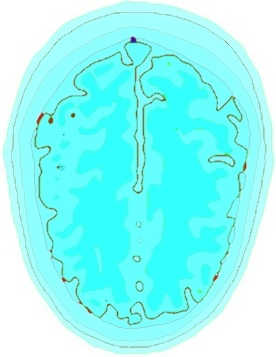
%> input picture MiscFunctions/headBlue.jpg, 276 x 357 px
$ octave FrameByFrameSAR.m   (GNU Octave 9; MATLAB toolbox functions it lacks are replaced by stand-ins)
%> lines starting %> are read from the running program, lines starting %| are printed output that depends on the picture
### MiscFunctions/simHead.m
function [ EPSrel, SIG ] = simHead( EPSrel, SIG, delta, xLoc, yLoc, conf )
%> called with delta = 0.00667, xLoc = 0.6, yLoc = 0.5
% Get relative permitivity of head
head = imread('headBlue.jpg');
%> head is the input picture: size 357x276x3 uint8; mean R, G, B 144.9, 250.6, 247.5
head = head(:,:,1);
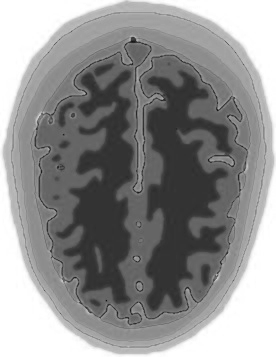
%> head: size 357x276 uint8; min 18, max 255, mean 144.9
% Relative permittivities and conductivities at 900 MHz
for i=1:length(head(:,1))
    for j=1:length(head(1,:))
        if (head(i,j) >= 200)
            eps(i,j) = 1; %Air
            sig(i,j) = 0;
        elseif (head(i,j) >= 170)
            eps(i,j) = 41; %Skin
            sig(i,j) = 0.9;
        elseif (head(i,j) >= 150)
            eps(i,j) = 5; %Fat
            sig(i,j) = 0.05;
        elseif (head(i,j) >= 130)
%             eps(i,j) = 21; %Skull: Cancellous bones
            eps(i,j) = 12; %Skull (bone cortical)
            sig(i,j) = 0.16;
        elseif (head(i,j) >= 110)
            eps(i,j) = 69; %Cerebrospinal fluid
            sig(i,j) = 2.5;
        elseif (head(i,j) >= 90)
            eps(i,j) = 53; %Gray matter
            sig(i,j) = 1;
        elseif (head(i,j) >= 45)
            eps(i,j) = 39; %White matter
            sig(i,j) = 0.62;
        else
            eps(i,j) = 1;
            sig(i,j) = 0;
        end
    end
end
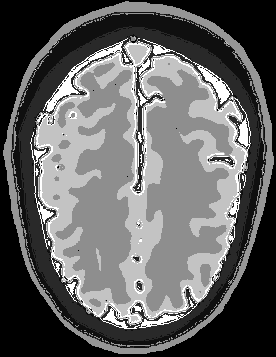
%> eps: size 357x276 double; min 1, max 69, mean 27.4; drawn with min black and max white
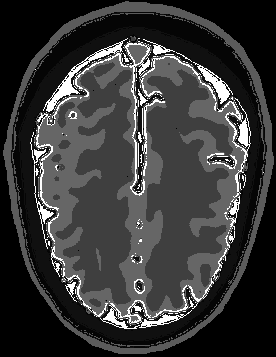
%> sig: size 357x276 double; min 0, max 2.5, mean 0.553; drawn with min black and max white

%% Rescale (Average human head circumference is 55 cm)
% Choose 20 cm in y direction, 16 in x direction
% delta = lambda/10 = 0.03m for 900 MHz
headWidth = 0.16;
headLength = 0.20;
% The head from the figure is 357x276 pixels. Assume this maps for a
% 0.2x0.16 m head.
[X, Y] = meshgrid(linspace(0,headWidth,length(head(1,:))), ...
                  linspace(0,headLength,length(head(:,1))));
% This should be transformed to a xsize by ysize head
xsize = round(headWidth/delta)*2; % x2 for eps and mu?
ysize = round(headLength/delta)*2;

[Xq, Yq] = meshgrid(linspace(0,headWidth,xsize), ...
                    linspace(0,headLength,ysize));

eps_small = interp2(X,Y,eps,Xq,Yq);
sig_small = interp2(X,Y,sig,Xq,Yq);

xIndex = meter2index(xLoc-headWidth/2, conf)*2; % for EpsRel and MuRel multiply result by 2
yIndex = meter2index(yLoc-headLength/2, conf)*2; % -headLength/2 for centered coordinates


for i=1:ysize
    for j=1:xsize
        EPSrel(yIndex+i,xIndex+j) = eps_small(i,j);
        SIG(yIndex+i,xIndex+j) = sig_small(i,j);
    end
end
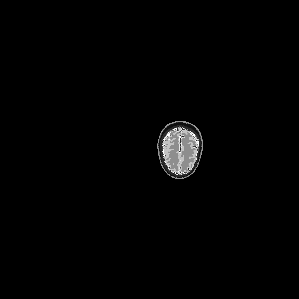
%> EPSrel: size 299x299 double; min 1, max 69, mean 1.8; drawn with min black and max white

end

### CoreBackEnd/FDTDInit.m
function [field,conf,T ] = FDTDInit( conf,delta )
if ~exist('delta','var') %Calculate spatial delta if not given in function.
     conf.delta = 3e8./conf.fmax/10;
else
    conf.delta = delta;
end
conf.deltat = conf.delta/3e8/sqrt(2);   %Calculate temporal delta
T = (0:conf.nrOfFrames-1)*conf.deltat;  %Create temporal axis
conf.Xnum = round(conf.x_length/conf.delta);
conf.Ynum = round(conf.y_length/conf.delta);

%Initializing fields
field.Ez = zeros(conf.Xnum,conf.Ynum);
field.Hx = zeros(conf.Xnum,conf.Ynum-1);
field.Hy = zeros(conf.Xnum-1,conf.Ynum);

%Initialize properties of space
field.MuRel   = ones(conf.Xnum*2-1,conf.Ynum*2-1);
field.Sig     = zeros(conf.Xnum*2-1,conf.Ynum*2-1);
field.SigM    = zeros(conf.Xnum*2-1,conf.Ynum*2-1);
field.EpsRel  = ones(conf.Xnum*2-1,conf.Ynum*2-1);

end

### MiscFunctions/addSource.m
function [ Sources ] = addSource( Sources,conf,X_loc,Y_loc,frequency,value )
if frequency>conf.fmax
    error('Max Frequency too small')
end
if numel(X_loc) == 1
    X_loc = X_loc * ones(1,numel(value)); % Makes a vector with all x indices (in meter) of the source for each timeframe.
end
if numel(Y_loc) == 1
    Y_loc = Y_loc * ones(1,numel(value));   % Makes a vector with all y indices (in meter) of the source for each timeframe.
end
if ~isfield(Sources,'X_loc') % isfield True if field is in structure array.
    Sources(1).X_loc = X_loc;
    Sources(1).Y_loc = Y_loc;
    Sources(1).value = value;
else
    Sources(end+1).X_loc = X_loc;
    Sources(end).Y_loc = Y_loc;
    Sources(end).value = value;
end
end

### MiscFunctions/meter2index.m
function [index] = meter2index(meter,conf)
%meter2index Takes an array with values in meter and gives indexes
%   Takes array of values in meter and returns the indexes using the delta
%   in the configuration structure (for EpsRel and MuRel multiply result by
%   2)
index = round(meter/conf.delta);

end

### FrameByFrameSAR.m
clc
clear
close all
addpath(genpath(pwd))

% NOTE:
% For comments and info on the general working of the code please check the
% file 'main_commented.m'. The structure is a bit different but the principles
% are the same. Not all general comments are present in this file.

%% Initialising the fields for simulation
conf.fmax           = 900e6;
conf.x_length       = 1;
conf.y_length       = 1;
conf.nrOfFrames     = 300;
conf.Resolution_X   = 200;
conf.Resolution_Y   = 200;
conf.ToPrint        = 'Ez';  %Needs to be field of the structure 'Field'

delta = 3e8./conf.fmax/10/5; % For SAR study with head higher resolution is needed
[ field,conf,T ] = FDTDInit( conf, delta );

%% Initialising the different sources
Source = struct;

f = 900e6;

Source = addSource(Source,conf,0.5,0.5,f,sin(2*pi*f*T));

%% Simulating losses
field(1).SigM(:) = 0; % No magnetic conductivity in the air
field(1).Sig(:) = 8e-15; % conductivity of air is [3e-15, 8e-15];

%% Filling the field with objects
field(1).EpsRel = simHead(field(1).EpsRel, field(1).Sig, conf.delta, 0.6, 0.5, conf);

%% Prep video
v = VideoWriter('Output','MPEG-4');
v.Quality = 100;
open(v);
figure()
pos = get(gcf, 'Position');
set(gcf, 'Position', [0, 0, pos(3)*2, pos(4)*2])


%% Simulate field

deltat  = conf.deltat;
delta   = conf.delta;
c       = 3e8;              %Speed of light
mu0     = pi*4e-7;          %Permeabillity of free space
eps0    = 1/mu0/c/c;        %Permitivity of free space
Z0      = sqrt(mu0/eps0);   %Free space impedance
Sc      = c*deltat/delta;  	%Courant number

MUXrel  = field(1).MuRel(1:2:end,2:2:end);
%> MUXrel: size 150x149 double; every value is 1
MUYrel  = field(1).MuRel(2:2:end,1:2:end);
%> MUYrel: size 149x150 double; every value is 1
SIG     = field(1).Sig(1:2:end,1:2:end);
%> SIG: size 150x150 double; every value is 8e-15
SIGm    = field(1).SigM(1:2:end,1:2:end);
%> SIGm: size 150x150 double; every value is 0
EPSrel  = field(1).EpsRel(1:2:end,1:2:end);
%> EPSrel: size 150x150 double

CHXH = (1-SIGm(:,end-1).*deltat/2./MUXrel)./(1+SIGm(:,end-1).*deltat/2./MUXrel);
CHXE = (Sc/Z0)./MUXrel * 1./(1+SIGm(:,end-1).*deltat/2./MUXrel);
%> CHXE: size 150x149 double; every value is 0.00188
CHYH = (1-SIGm(end-1,:).*deltat/2./MUYrel)./(1+SIGm(end-1,:).*deltat/2./MUYrel);
CHYE = (Sc/Z0)./MUYrel * 1./(1+SIGm(end-1,:).*deltat/2./MUYrel);
%> CHYE: size 149x150 double; every value is 0.00188
CEZE = (1-deltat./2*SIG./EPSrel) ./ (1+deltat/2*SIG./EPSrel);
%> CEZE: size 150x150 double; every value is 1
CEZH = 1./(1+deltat/2*SIG./EPSrel) * Z0*Sc./EPSrel;
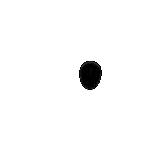
%> CEZH: size 150x150 double; min 3.86, max 266.6, mean 260.6; drawn with min black and max white

results=struct;
results.Ez=field(1).Ez;
results.Hx=field(1).Hx;
%> results.Hx: size 150x149 double; every value is 0
results.Hy=field(1).Hy;
%> results.Hy: size 149x150 double; every value is 0

prev=struct;
prev.Ez=field(1).Ez;
prev.Hx=field(1).Hx;
prev.Hy=field(1).Hy;
Etest = 0;
for i=1:conf.nrOfFrames-1
%%Calculate new fields
    disp([num2str(i),' / ',num2str(conf.nrOfFrames)])
    results.Hx =    CHXH.*prev.Hx -...
                    CHXE.*(prev.Ez(:,(1:end-1)+1) - prev.Ez(:,1:end-1)  );
    results.Hy =    CHYH.*prev.Hy +...
                    CHYE.*(prev.Ez((1:end-1)+1,:) - prev.Ez(1:end-1,:));

    results.Ez(2:end-1,2:end-1) =    CEZE(2:end-1,2:end-1).*     prev.Ez(2:end-1,2:end-1) +...
                                        CEZH(2:end-1,2:end-1).*(    (results.Hy(2:end,2:end-1)   -   results.Hy((2:end)-1,2:end-1))-...
                                                                    (results.Hx(2:end-1,2:end)   -   results.Hx(2:end-1,(2:end)-1)));
%Update sources
    for s=1:numel(Source)
       sourceXloc = round(Source(s).X_loc(i)/conf.delta)+1;
       sourceYloc = round(Source(s).Y_loc(i)/conf.delta)+1;
       sourceValue = Source(s).value(i);
       results.Ez(sourceXloc,sourceYloc) = sourceValue;
    end

%Plot calculated fields

% Prepare for plotting

    EpsRel = field(1).EpsRel();
    MuRel = field(1).MuRel();

    [M,N] = size(results.(conf.ToPrint));
    [X,Y] = meshgrid(linspace(0,conf.x_length,N),...
                   linspace(0,conf.y_length,M));

    ToPrintq=results.(conf.ToPrint);

    [M,N,T] = size(EpsRel);
    [X2,Y2]         = meshgrid(      linspace(0,conf.x_length,M),...
                                        linspace(0,conf.y_length,N)...
                                        );


    [Xq2,Yq2]       = meshgrid(     linspace(0,conf.x_length,conf.Resolution_X),...
                           linspace(0,conf.y_length,conf.Resolution_Y));

    EPSrelalpha     = (interp2(X2,Y2,EpsRel,Xq2,Yq2) -1) /   (max(EpsRel(:))-1)/2.5;
    MUrelalpha      = (interp2(X2,Y2,MuRel,Xq2,Yq2)  -1) /   (max(MuRel(:))-1)/2.5;

%     EPSrelalpha     = (EpsRel -1) /   (max(EpsRel(:))-1)/2.5;
%     MUrelalpha      = (MuRel -1) /   (max(MuRel(:))-1)/2.5;


    temp = ToPrintq(:,:,20:end);
    maxToPrint = max(temp(:));
    minToPrint = min(temp(:));
    absMaxToPrint = max(ToPrintq(:));


% Print
    disp(['Frame: ',num2str(i),' / ',num2str(conf.nrOfFrames)])
    surf(X,Y,ToPrintq,...
            'LineStyle','none',...
            'FaceColor','interp');
    hold on
    surf(   Xq2,...
            Yq2,...
            ones(conf.Resolution_X,conf.Resolution_Y)*absMaxToPrint,...
            'FaceAlpha','interp',...
            'AlphaDataMapping','none',...
            'AlphaData',EPSrelalpha(:,:,1),...
            'LineStyle','none',...
            'FaceColor','red');
    surf(   Xq2,...
            Yq2,...
            ones(conf.Resolution_X,conf.Resolution_Y)*absMaxToPrint+0.1,...
            'FaceAlpha','interp',...
            'AlphaDataMapping','none',...
            'AlphaData',MUrelalpha(:,:,1),...
            'LineStyle','none',...
            'FaceColor','blue');
    hold off
    colorbar;
    caxis([-0.5,0.5])
    view(2)
%> (the run ends here)
